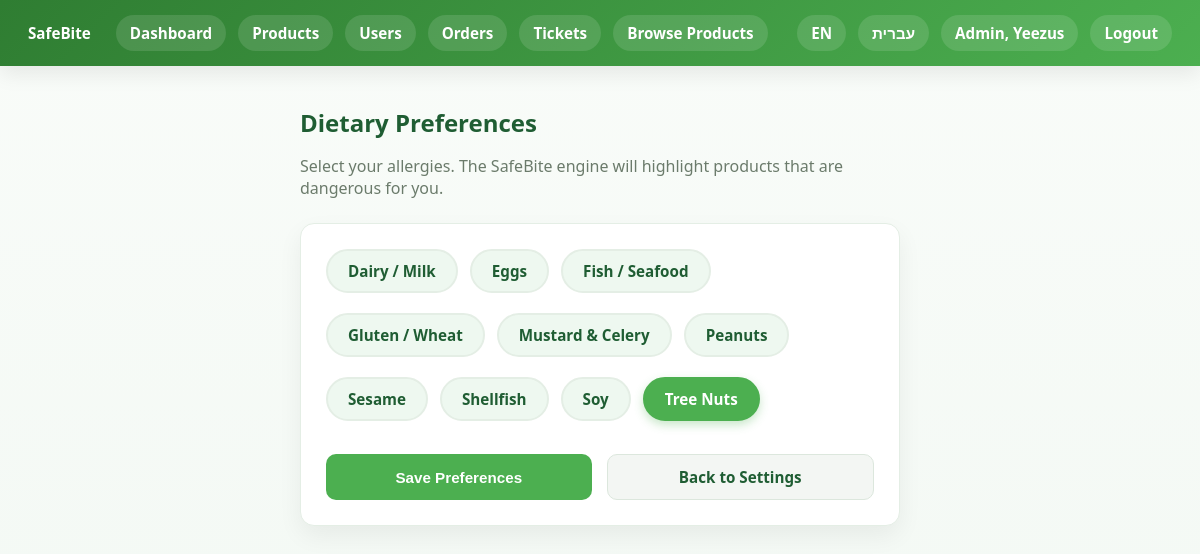
The app's page /edit_allergies.php (signed in) with its own data.
### tables this page shows
CREATE TABLE `allergies` (
  `id` int(11) NOT NULL,
  `name` varchar(50) NOT NULL
);

### edit_allergies.php (the view, shortened to what this page needs)
<?php
require 'db.php';
function getAllAllergies($pdo){
    $stmt = $pdo->query("SELECT id, name FROM allergies");
    return $stmt->fetchAll();
}
$all_allergies = getAllAllergies($pdo);
?>
<!DOCTYPE html>
<html lang="en">
<head>
    <link rel="stylesheet" href="style.css">
</head>
<body style="min-height: 100vh;">
<?php include 'navbar.php'; ?>
<div
    class="container"
    style="max-width: 600px; margin-top: 5vh;"
>
    <h2
        style="
            color: var(--green-dark);
            margin-bottom: 8px;
        "
    >
        Dietary Preferences
    </h2>
    <p
        style="
            color: var(--muted);
            margin-bottom: 24px;
        "
    >
        Select your allergies.
        The SafeBite engine will highlight
        products that are dangerous for you.
    </p>
    <div
        class="card"
        style="padding: 25px;"
    >
        <form method="POST">
            <div
                class="lifestyle-filters"
                style="margin-bottom: 25px;"
            >
                <?php foreach ($all_allergies as $allergy): ?>
                    <label class="diet-pill">
                        <span class="pill-label">
                            <?= htmlspecialchars(
                                $allergy['name']
                            ) ?>
                        </span>
                    </label>
                <?php endforeach; ?>
            </div>
            <div
                style="
                    display: flex;
                    gap: 15px;
                "
            >
                <button
                    type="submit"
                    class="btn btn-primary"
                    style="flex: 1;"
                >
                    Save Preferences
                </button>
                <a
                    href="settings.php"
                    class="btn btn-secondary"
                    style="
                        flex: 1;
                        text-align: center;
                        line-height: 22px;
                    "
                >
                    Back to Settings
                </a>
            </div>
        </form>
    </div>
</div>
</body>
</html>

### style.css (style rules this page uses)
:root { --green: #4caf50; --green-dark: #1f5d33; --green-soft: #eef8f0; --white: #ffffff; --bg: #f6fbf7; --text: #243024; --muted: #6b7b6b; --danger: #dc3545; --warning: #ff9800; --shadow: 0 10px 25px rgba(0, 0, 0, 0.06); --radius: 14px; --border: #e4eee5; --shadow-hover: 0 15px 35px rgba(0, 0, 0, 0.12); }
body { margin: 0; font-family: 'Segoe UI', Tahoma, Geneva, Verdana, sans-serif; background: linear-gradient(180deg, #f9fcf9 0%, #f2f8f3 100%); color: var(--text); }
a { color: var(--green-dark); text-decoration: none; }
.container, .page-container, .admin-container, .profile-container, .checkout-container { max-width: 1200px; margin: 35px auto; padding: 0 20px; }
.card, .admin-card, .page-card, .summary-card, .status-card, .info-card { background: var(--white); border-radius: var(--radius); box-shadow: var(--shadow); border: 1px solid var(--border); transition: transform 0.3s ease, box-shadow 0.3s ease; }
label { display: block; margin-bottom: 8px; font-weight: 700; color: var(--green-dark); }
.btn, button, input[type="submit"] { border: none; border-radius: 10px; padding: 11px 18px; cursor: pointer; font-weight: 700; font-size: 0.95rem; transition: 0.2s ease; }
.btn-primary { background: var(--green); color: white; }
.btn-secondary { background: #f3f6f3; color: var(--green-dark); border: 1px solid #dce7dd; }
.lifestyle-filters { display: flex; flex-wrap: wrap; gap: 12px; width: 100%; }
.diet-pill { cursor: pointer; display: inline-block; }
.diet-pill .pill-label { padding: 10px 20px; background-color: var(--green-soft); border: 2px solid var(--border); border-radius: 25px; font-size: 0.95rem; color: var(--green-dark); font-weight: bold; transition: all 0.2s ease; display: inline-block; user-select: none; }
.diet-pill input[type="checkbox"]:checked + .pill-label { background-color: var(--green); color: white; border-color: var(--green); box-shadow: 0 4px 10px rgba(76, 175, 80, 0.3); }

### records on screen
allergies: name "Dairy / Milk"
allergies: name "Eggs"
allergies: name "Fish / Seafood"
allergies: name "Gluten / Wheat"
allergies: name "Mustard & Celery"
allergies: name "Peanuts"
allergies: name "Sesame"
allergies: name "Shellfish"
allergies: name "Soy"
allergies: name "Tree Nuts"

### other values on screen
tr('Dashboard', 'לוח בקרה') "Dashboard"
tr('Products', 'מוצרים') "Products"
tr('Users', 'משתמשים') "Users"
tr('Orders', 'הזמנות') "Orders"
tr('Tickets', 'פניות') "Tickets"
tr('Browse Products', 'צפייה במוצרים') "Browse Products"
tr('Admin', 'מנהל') "Admin"
$username "Yeezus"
tr('Logout', 'התנתקות') "Logout"
